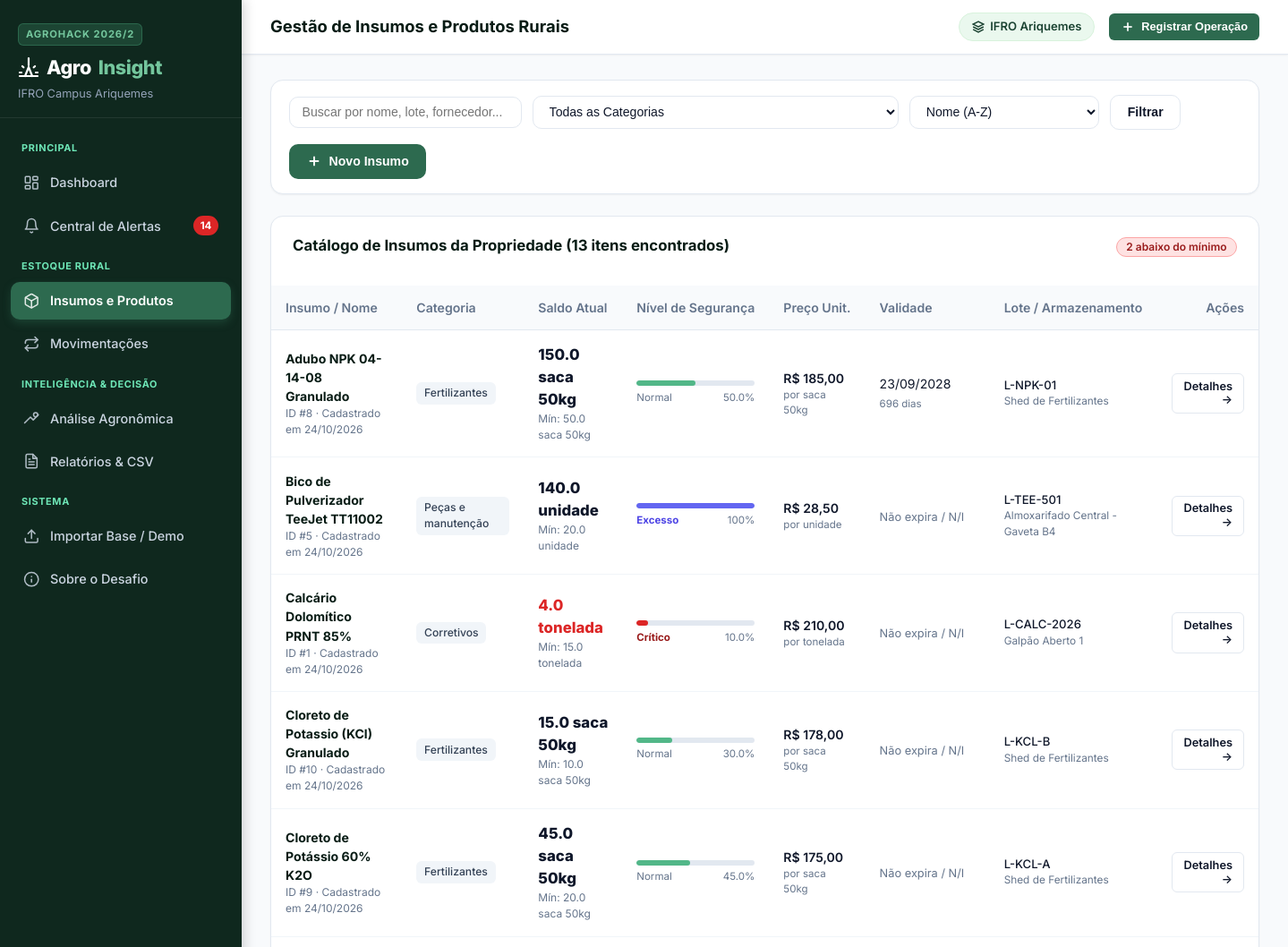
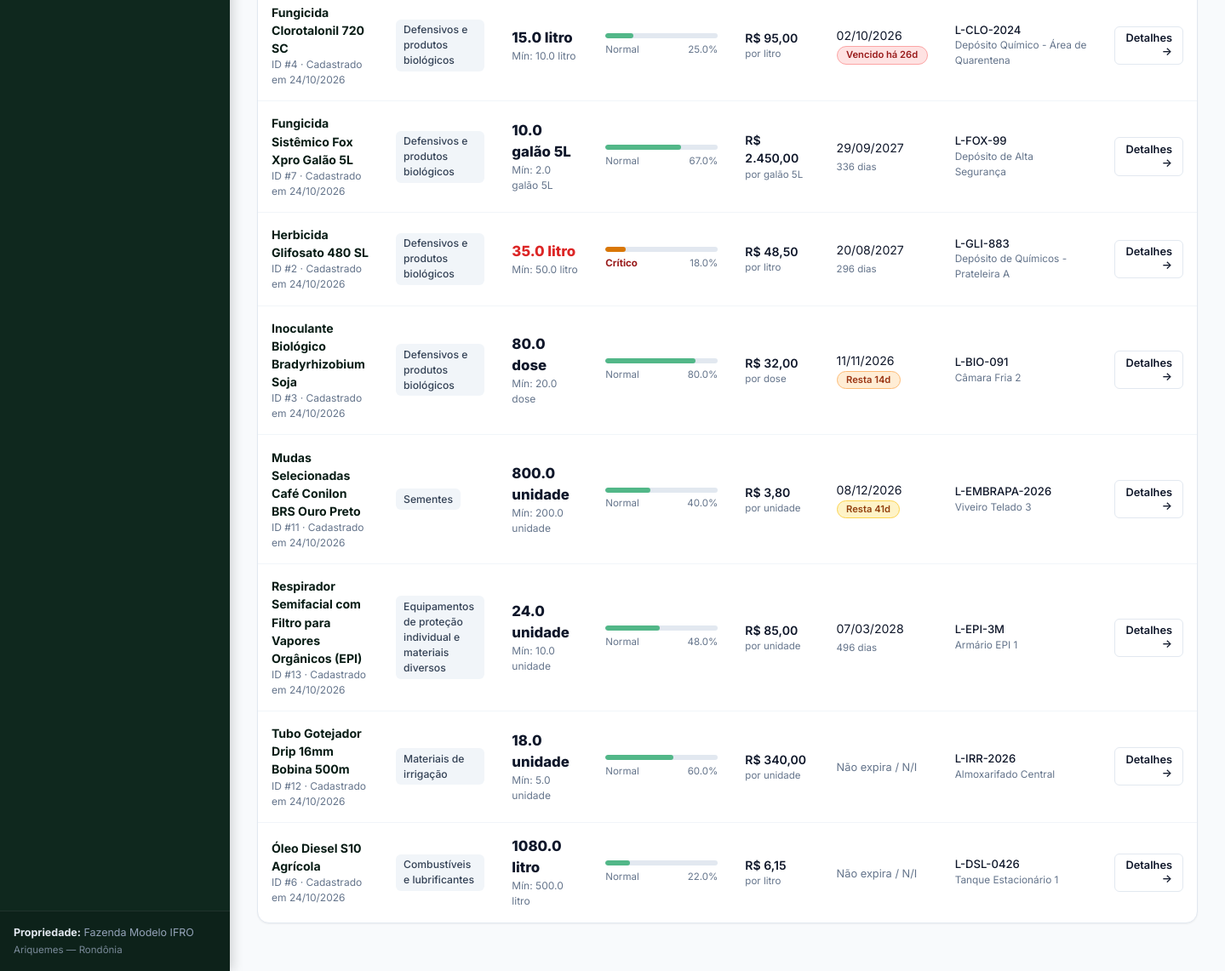
/produtos, run on the app's committed database (2 pictures, top to bottom).
### tables this page shows
CREATE TABLE produtos (
    id INTEGER PRIMARY KEY AUTOINCREMENT,
    nome TEXT NOT NULL,
    categoria TEXT NOT NULL,
    unidade_medida TEXT NOT NULL,
    quantidade_atual REAL NOT NULL DEFAULT 0.0 CHECK (quantidade_atual >= 0),
    estoque_minimo REAL NOT NULL DEFAULT 0.0 CHECK (estoque_minimo >= 0),
    estoque_maximo REAL DEFAULT NULL CHECK (estoque_maximo IS NULL OR estoque_maximo >= 0),
    prazo_reposicao_dias INTEGER DEFAULT NULL CHECK (prazo_reposicao_dias IS NULL OR prazo_reposicao_dias >= 0),
    preco_aquisicao_unitario REAL DEFAULT NULL CHECK (preco_aquisicao_unitario IS NULL OR preco_aquisicao_unitario >= 0),
    lote TEXT DEFAULT NULL,
    data_validade DATE DEFAULT NULL,
    fornecedor TEXT DEFAULT NULL,
    local_armazenamento TEXT DEFAULT NULL,
    ativo INTEGER NOT NULL DEFAULT 1 CHECK (ativo IN (0, 1)),
    data_cadastro TIMESTAMP NOT NULL DEFAULT CURRENT_TIMESTAMP,
    data_atualizacao TIMESTAMP NOT NULL DEFAULT CURRENT_TIMESTAMP
);

### app.py (the view)
@app.route("/produtos")
def produtos_list():
    categoria = request.args.get("categoria")
    status = request.args.get("status")
    search = request.args.get("q")
    ordenar = request.args.get("ordenar", "nome")
    produtos = list_products(search=search, categoria=categoria, status=status, ordenar_por=ordenar)
    total_filtrado = len(produtos)
    criticos_count = sum(1 for p in produtos if float(p["quantidade_atual"]) <= float(p["estoque_minimo"]))
    return render_template(
        "produtos/index.html",
        produtos=produtos,
        categoria_atual=categoria,
        status_atual=status,
        search_atual=search,
        ordenar_atual=ordenar,
        total_filtrado=total_filtrado,
        criticos_count=criticos_count
    )

### templates/produtos/index.html (shortened to what this page needs)
{% extends "base.html" %}
{% block page_title %}Gestão de Insumos e Produtos Rurais{% endblock %}
{% block content %}
<div class="filter-bar">
  <form method="GET" action="{{ url_for('produtos_list') }}" class="filter-group">
    <input type="text" name="q" class="form-control" placeholder="Buscar por nome, lote, fornecedor..." value="{{ search_atual or '' }}" style="min-width: 260px;">
    <select name="categoria" class="form-select" onchange="this.form.submit()">
      <option value="">Todas as Categorias</option>
    </select>
    <select name="ordenar" class="form-select" onchange="this.form.submit()">
      <option value="nome" {% if ordenar_atual == 'nome' %}selected{% endif %}>Nome (A-Z)</option>
    </select>
    <button type="submit" class="btn btn-secondary">Filtrar</button>
  </form>
  <div>
    <button class="btn btn-primary" data-modal-target="modal-novo-produto">
      <svg width="18" height="18" viewBox="0 0 24 24" fill="none" stroke="currentColor" stroke-width="2.5">
        <line x1="12" y1="5" x2="12" y2="19"></line>
        <line x1="5" y1="12" x2="19" y2="12"></line>
      </svg>
      Novo Insumo
    </button>
  </div>
</div>
<div class="table-card">
  <div class="card-title-bar" style="padding: 1.25rem 1.5rem 0.75rem;">
    <h2 class="card-title">
      Catálogo de Insumos da Propriedade ({{ total_filtrado }} itens encontrados)
    </h2>
    <div>
      {% if criticos_count > 0 %}
        <span class="badge badge-critico">{{ criticos_count }} abaixo do mínimo</span>
      {% endif %}
    </div>
  </div>
  <div class="table-responsive">
    <table class="data-table">
      <thead>
        <tr>
          <th>Insumo / Nome</th>
          <th>Categoria</th>
          <th>Saldo Atual</th>
          <th>Nível de Segurança</th>
          <th>Preço Unit.</th>
          <th>Validade</th>
          <th>Lote / Armazenamento</th>
          <th style="text-align: right;">Ações</th>
        </tr>
      </thead>
      <tbody>
        {% if produtos %}
          {% for p in produtos %}
            {% set saldo = p.quantidade_atual|float %}
            {% set minimo = p.estoque_minimo|float %}
            {% set maximo = p.estoque_maximo|float if p.estoque_maximo else (minimo * 3.5) %}
            {% set pct = 0 %}
            {% if maximo > 0 %}
              {% set pct = [(saldo / maximo * 100)|round, 100]|min %}
            {% endif %}
            <tr>
              <td>
                <a href="{{ url_for('produto_detalhe', product_id=p.id) }}" style="font-weight: 700; color: var(--primary-900); text-decoration: none;">
                  {{ p.nome }}
                </a>
                <div style="font-size: 0.75rem; color: var(--text-muted);">
                  ID #{{ p.id }} &middot; Cadastrado em {{ p.data_cadastro|format_date }}
                </div>
              </td>
              <td>
                <span class="category-tag">{{ p.categoria }}</span>
              </td>
              <td>
                <span style="font-size: 1.05rem; font-weight: 800; {% if saldo <= minimo %}color: var(--critico-badge);{% endif %}">
                  {{ saldo }} {{ p.unidade_medida }}
                </span>
                <div style="font-size: 0.75rem; color: var(--text-muted);">
                  Mín: {{ minimo }} {{ p.unidade_medida }}
                </div>
              </td>
              <td>
                <div class="stock-level-container">
                  <div class="stock-progress-bar">
                    <div class="stock-progress-fill {% if saldo <= (minimo * 0.5) %}fill-danger{% elif saldo <= minimo %}fill-warning{% elif p.estoque_maximo and saldo > p.estoque_maximo %}fill-excess{% else %}fill-safe{% endif %}" style="width: {{ pct }}%;"></div>
                  </div>
                  <div style="font-size: 0.72rem; color: var(--text-muted); display: flex; justify-content: space-between;">
                    <span>
                      {% if saldo <= minimo %}
                        <strong style="color: var(--critico-text);">Crítico</strong>
                      {% elif p.estoque_maximo and saldo > p.estoque_maximo %}
                        <strong style="color: #4f46e5;">Excesso</strong>
                      {% else %}
                        Normal
                      {% endif %}
                    </span>
                    <span>{{ pct }}%</span>
                  </div>
                </div>
              </td>
              <td>
                {% if p.preco_aquisicao_unitario is not none %}
                  <div style="font-weight: 600;">{{ p.preco_aquisicao_unitario|currency }}</div>
                  <div style="font-size: 0.72rem; color: var(--text-muted);">por {{ p.unidade_medida }}</div>
                {% else %}
                  <span style="color: var(--text-muted); font-size: 0.8rem; font-style: italic;">Desconhecido</span>
                {% endif %}
              </td>
              <td>
                {% if p.data_validade %}
                  {% set dias_rest = p.data_validade|days_until %}
                  <div>{{ p.data_validade|format_date }}</div>
                  {% if dias_rest is not none %}
                    {% if dias_rest < 0 %}
                      <span class="badge badge-critico" style="font-size: 0.7rem;">Vencido há {{ dias_rest|abs }}d</span>
                    {% elif dias_rest <= 30 %}
                      <span class="badge badge-alto" style="font-size: 0.7rem;">Resta {{ dias_rest }}d</span>
                    {% elif dias_rest <= 60 %}
                      <span class="badge badge-medio" style="font-size: 0.7rem;">Resta {{ dias_rest }}d</span>
                    {% else %}
                      <span style="font-size: 0.72rem; color: var(--text-muted);">{{ dias_rest }} dias</span>
                    {% endif %}
                  {% endif %}
                {% else %}
                  <span style="color: var(--text-muted); font-size: 0.8rem;">Não expira / N/I</span>
                {% endif %}
              </td>
              <td>
                <div style="font-size: 0.82rem; font-weight: 500;">{{ p.lote or '—' }}</div>
                <div style="font-size: 0.74rem; color: var(--text-muted);">{{ p.local_armazenamento or 'Geral' }}</div>
              </td>
              <td style="text-align: right;">
                <a href="{{ url_for('produto_detalhe', product_id=p.id) }}" class="btn btn-secondary btn-sm" title="Ver Detalhes e Histórico">
                  Detalhes &rarr;
                </a>
              </td>
            </tr>
          {% endfor %}
        {% else %}
          <tr>
            <td colspan="8" style="text-align: center; padding: 3rem; color: var(--text-muted);">
              Nenhum insumo encontrado com os filtros selecionados.
            </td>
          </tr>
        {% endif %}
      </tbody>
    </table>
  </div>
</div>
{% endblock %}

### templates/base.html (shortened to what this page needs)
<!DOCTYPE html>
<html lang="pt-BR">
<head>
  <link rel="stylesheet" href="{{ url_for('static', filename='css/style.css') }}">
</head>
<body>
<div class="app-container">
  <aside class="app-sidebar">
    <div class="sidebar-header">
      <div class="brand-badge">AGROHACK 2026/2</div>
      <div class="brand-title">
        Agro<span>Insight</span>
      </div>
      <div class="brand-subtitle">IFRO Campus Ariquemes</div>
    </div>
    <nav class="sidebar-nav">
      <div class="nav-section-title">Principal</div>
      <a href="{{ url_for('dashboard') }}" class="nav-link {% if request.endpoint == 'dashboard' %}active{% endif %}">
        <div class="nav-link-content">
          <span>Dashboard</span>
        </div>
      </a>
      <a href="{{ url_for('alertas_hub') }}" class="nav-link {% if request.endpoint == 'alertas_hub' %}active{% endif %}">
        <div class="nav-link-content">
          <svg viewBox="0 0 24 24" fill="none" stroke="currentColor" stroke-width="2" stroke-linecap="round" stroke-linejoin="round">
            <path d="M6 8a6 6 0 0 1 12 0c0 7 3 9 3 9H3s3-2 3-9"/>
            <path d="M10.3 21a1.94 1.94 0 0 0 3.4 0"/>
          </svg>
          <span>Central de Alertas</span>
        </div>
        {% if global_alerts.pendentes > 0 %}
          <span class="nav-badge danger">{{ global_alerts.pendentes }}</span>
        {% endif %}
      </a>
      <div class="nav-section-title">Estoque Rural</div>
      <a href="{{ url_for('produtos_list') }}" class="nav-link {% if 'produtos' in request.endpoint %}active{% endif %}">
        <div class="nav-link-content">
          <svg viewBox="0 0 24 24" fill="none" stroke="currentColor" stroke-width="2" stroke-linecap="round" stroke-linejoin="round">
            <path d="M21 8a2 2 0 0 0-1-1.73l-7-4a2 2 0 0 0-2 0l-7 4A2 2 0 0 0 3 8v8a2 2 0 0 0 1 1.73l7 4a2 2 0 0 0 2 0l7-4A2 2 0 0 0 21 16Z"/>
            <path d="m3.3 7 8.7 5 8.7-5"/>
            <path d="M12 22V12"/>
          </svg>
          <span>Insumos e Produtos</span>
        </div>
      </a>
      <a href="{{ url_for('movimentacoes_list') }}" class="nav-link {% if 'movimentacoes' in request.endpoint %}active{% endif %}">
        <div class="nav-link-content">
          <svg viewBox="0 0 24 24" fill="none" stroke="currentColor" stroke-width="2" stroke-linecap="round" stroke-linejoin="round">
            <path d="m17 2 4 4-4 4"/>
            <path d="M3 11v-1a4 4 0 0 1 4-4h14"/>
            <path d="m7 22-4-4 4-4"/>
            <path d="M21 13v1a4 4 0 0 1-4 4H3"/>
          </svg>
          <span>Movimentações</span>
        </div>
      </a>
      <div class="nav-section-title">Inteligência & Decisão</div>
      <a href="{{ url_for('analises_hub') }}" class="nav-link {% if request.endpoint == 'analises_hub' %}active{% endif %}">
        <div class="nav-link-content">
          <svg viewBox="0 0 24 24" fill="none" stroke="currentColor" stroke-width="2" stroke-linecap="round" stroke-linejoin="round">
            <path d="m22 7-7.5 7.5-4-4L2 19"/>
            <circle cx="18" cy="7" r="3"/>
          </svg>
          <span>Análise Agronômica</span>
        </div>
      </a>
      <a href="{{ url_for('relatorios_hub') }}" class="nav-link {% if request.endpoint == 'relatorios_hub' %}active{% endif %}">
        <div class="nav-link-content">
          <span>Relatórios & CSV</span>
        </div>
      </a>
      <div class="nav-section-title">Sistema</div>
      <a href="{{ url_for('importar_view') }}" class="nav-link {% if request.endpoint == 'importar_view' %}active{% endif %}">
        <div class="nav-link-content">
          <svg viewBox="0 0 24 24" fill="none" stroke="currentColor" stroke-width="2" stroke-linecap="round" stroke-linejoin="round">
            <path d="M21 15v4a2 2 0 0 1-2 2H5a2 2 0 0 1-2-2v-4"/>
            <polyline points="17 8 12 3 7 8"/>
            <line x1="12" y1="3" x2="12" y2="15"/>
          </svg>
          <span>Importar Base / Demo</span>
        </div>
      </a>
      <a href="{{ url_for('sobre_view') }}" class="nav-link {% if request.endpoint == 'sobre_view' %}active{% endif %}">
        <div class="nav-link-content">
          <svg viewBox="0 0 24 24" fill="none" stroke="currentColor" stroke-width="2" stroke-linecap="round" stroke-linejoin="round">
            <circle cx="12" cy="12" r="10"/>
            <line x1="12" y1="16" x2="12" y2="12"/>
            <line x1="12" y1="8" x2="12.01" y2="8"/>
          </svg>
          <span>Sobre o Desafio</span>
        </div>
      </a>
    </nav>
    <div class="sidebar-footer">
      <div><strong>Propriedade:</strong> Fazenda Modelo IFRO</div>
      <div style="font-size:0.72rem; margin-top:2px; opacity:0.8;">Ariquemes — Rondônia</div>
    </div>
  </aside>
  <div class="app-main">
    <header class="app-topbar">
      <div class="topbar-left">
        <h1 class="topbar-title">{% block page_title %}Dashboard Inteligente{% endblock %}</h1>
      </div>
      <div class="topbar-right">
        <div class="campus-badge">
          <svg width="14" height="14" viewBox="0 0 24 24" fill="none" stroke="currentColor" stroke-width="2.5">
            <path d="M12 2L2 7l10 5 10-5-10-5zM2 17l10 5 10-5M2 12l10 5 10-5"/>
          </svg>
          IFRO Ariquemes
        </div>
        <button class="btn btn-primary btn-sm" data-modal-target="modal-nova-movimentacao">
          <svg width="16" height="16" viewBox="0 0 24 24" fill="none" stroke="currentColor" stroke-width="2.5">
            <line x1="12" y1="5" x2="12" y2="19"></line>
            <line x1="5" y1="12" x2="19" y2="12"></line>
          </svg>
          Registrar Operação
        </button>
      </div>
    </header>
    <main class="content-area">
      {% block content %}{% endblock %}
    </main>
  </div>
</div>
</body>
</html>

### data on the page
produtos: nome "Adubo NPK 04-14-08 Granulado", id "8", data_cadastro "24/10/2026", categoria "Fertilizantes", quantidade_atual "150.0", unidade_medida "saca 50kg", estoque_minimo "50.0", estoque_maximo 300 (drawn), preco_aquisicao_unitario "R$ 185,00", data_validade "23/09/2028", dias_rest "696", lote "L-NPK-01", local_armazenamento "Shed de Fertilizantes"
produtos: nome "Bico de Pulverizador TeeJet TT11002", id "5", data_cadastro "24/10/2026", categoria "Peças e manutenção", quantidade_atual "140.0", unidade_medida "unidade", estoque_minimo "20.0", estoque_maximo 40 (drawn), pct "100", preco_aquisicao_unitario "R$ 28,50", shows "Não expira / N/I", lote "L-TEE-501", local_armazenamento "Almoxarifado Central - Gaveta B4"
produtos: nome "Calcário Dolomítico PRNT 85%", id "1", data_cadastro "24/10/2026", categoria "Corretivos", quantidade_atual "4.0", unidade_medida "tonelada", estoque_minimo "15.0", shows "Crítico", pct "10.0", preco_aquisicao_unitario "R$ 210,00", shows "Não expira / N/I", lote "L-CALC-2026", local_armazenamento "Galpão Aberto 1"
produtos: nome "Cloreto de Potassio (KCl) Granulado", id "10", data_cadastro "24/10/2026", categoria "Fertilizantes", quantidade_atual "15.0", unidade_medida "saca 50kg", estoque_minimo "10.0", estoque_maximo 50 (drawn), pct "30.0", preco_aquisicao_unitario "R$ 178,00", shows "Não expira / N/I", lote "L-KCL-B", local_armazenamento "Shed de Fertilizantes"
produtos: nome "Cloreto de Potássio 60% K2O", id "9", data_cadastro "24/10/2026", categoria "Fertilizantes", quantidade_atual "45.0", unidade_medida "saca 50kg", estoque_minimo "20.0", estoque_maximo 100 (drawn), preco_aquisicao_unitario "R$ 175,00", shows "Não expira / N/I", lote "L-KCL-A", local_armazenamento "Shed de Fertilizantes"
produtos: nome "Fungicida Clorotalonil 720 SC", id "4", data_cadastro "24/10/2026", categoria "Defensivos e produtos biológicos", quantidade_atual "15.0", unidade_medida "litro", estoque_minimo "10.0", estoque_maximo 60 (drawn), pct "25.0", preco_aquisicao_unitario "R$ 95,00", data_validade "02/10/2026", dias_rest "26", lote "L-CLO-2024", local_armazenamento "Depósito Químico - Área de Quarentena"
produtos: nome "Fungicida Sistêmico Fox Xpro Galão 5L", id "7", data_cadastro "24/10/2026", categoria "Defensivos e produtos biológicos", quantidade_atual "10.0", unidade_medida "galão 5L", estoque_minimo "2.0", estoque_maximo 15 (drawn), pct "67.0", preco_aquisicao_unitario "R$ 2.450,00", data_validade "29/09/2027", dias_rest "336", lote "L-FOX-99", local_armazenamento "Depósito de Alta Segurança"
produtos: nome "Herbicida Glifosato 480 SL", id "2", data_cadastro "24/10/2026", categoria "Defensivos e produtos biológicos", quantidade_atual "35.0", unidade_medida "litro", estoque_minimo "50.0", shows "Crítico", pct "18.0", preco_aquisicao_unitario "R$ 48,50", data_validade "20/08/2027", dias_rest "296", lote "L-GLI-883", local_armazenamento "Depósito de Químicos - Prateleira A"
produtos: nome "Inoculante Biológico Bradyrhizobium Soja", id "3", data_cadastro "24/10/2026", categoria "Defensivos e produtos biológicos", quantidade_atual "80.0", unidade_medida "dose", estoque_minimo "20.0", estoque_maximo 100 (drawn), preco_aquisicao_unitario "R$ 32,00", data_validade "11/11/2026", dias_rest "14", lote "L-BIO-091", local_armazenamento "Câmara Fria 2"
produtos: nome "Mudas Selecionadas Café Conilon BRS Ouro Preto", id "11", data_cadastro "24/10/2026", categoria "Sementes", quantidade_atual "800.0", unidade_medida "unidade", estoque_minimo "200.0", estoque_maximo 2000 (drawn), pct "40.0", preco_aquisicao_unitario "R$ 3,80", data_validade "08/12/2026", dias_rest "41", lote "L-EMBRAPA-2026", local_armazenamento "Viveiro Telado 3"
produtos: nome "Respirador Semifacial com Filtro para Vapores Orgânicos (EPI)", id "13", data_cadastro "24/10/2026", categoria "Equipamentos de proteção individual e materiais diversos", quantidade_atual "24.0", unidade_medida "unidade", estoque_minimo "10.0", estoque_maximo 50 (drawn), pct "48.0", preco_aquisicao_unitario "R$ 85,00", data_validade "07/03/2028", dias_rest "496", lote "L-EPI-3M", local_armazenamento "Armário EPI 1"
produtos: nome "Tubo Gotejador Drip 16mm Bobina 500m", id "12", data_cadastro "24/10/2026", categoria "Materiais de irrigação", quantidade_atual "18.0", unidade_medida "unidade", estoque_minimo "5.0", estoque_maximo 30 (drawn), pct "60.0", preco_aquisicao_unitario "R$ 340,00", shows "Não expira / N/I", lote "L-IRR-2026", local_armazenamento "Almoxarifado Central"
produtos: nome "Óleo Diesel S10 Agrícola", id "6", data_cadastro "24/10/2026", categoria "Combustíveis e lubrificantes", quantidade_atual "1080.0", unidade_medida "litro", estoque_minimo "500.0", estoque_maximo 5000 (drawn), pct "22.0", preco_aquisicao_unitario "R$ 6,15", shows "Não expira / N/I", lote "L-DSL-0426", local_armazenamento "Tanque Estacionário 1"

### other printed values
{{ global_alerts.pendentes }} "14"
{{ total_filtrado }} "13"
{{ criticos_count }} "2"
